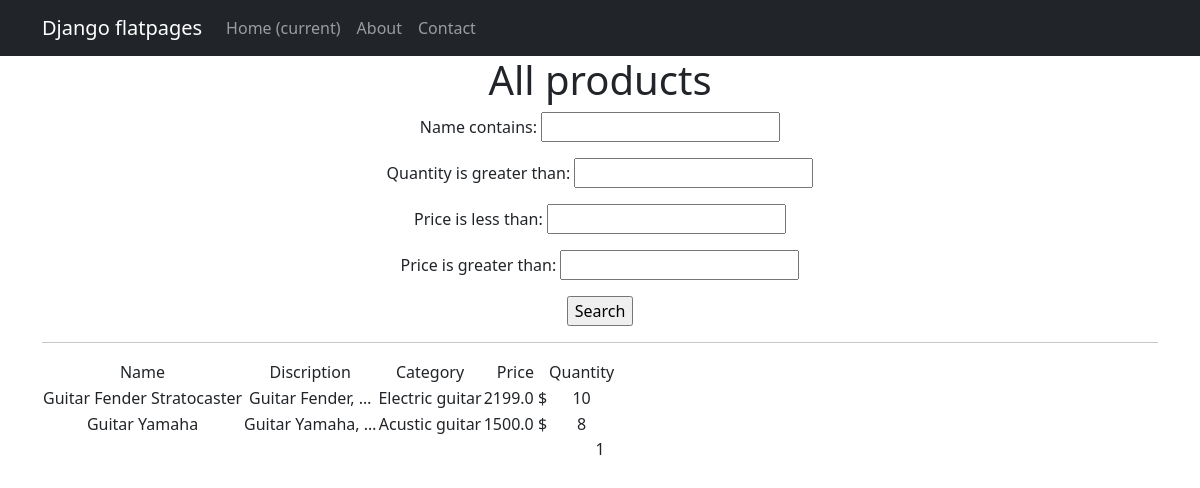
/products/, run on an earlier commit of the app's database.
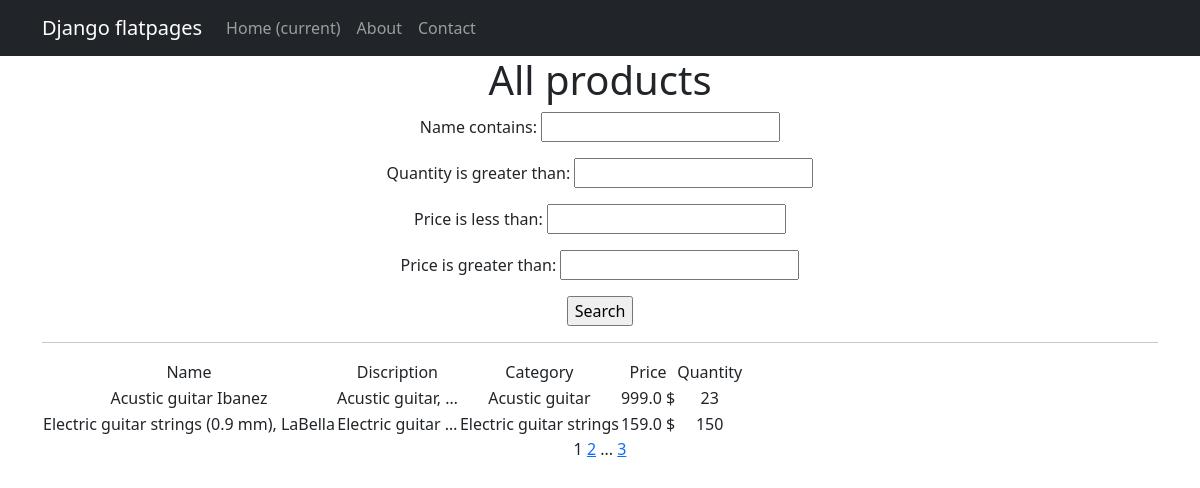
And on a later commit of the database.
### simpleapp/models.py (models this page shows, shortened)
class Product(models.Model):
    name = models.CharField(
        max_length=50,
        unique=True,
    )
    description = models.TextField()
    quantity = models.IntegerField(
        validators=[MinValueValidator(0)],
    )
    category = models.ForeignKey(
        to='Category',
        on_delete=models.CASCADE,
        related_name='products',
    )
    price = models.FloatField(
        validators=[MinValueValidator(0.0)],
    )

class Category(models.Model):
    name = models.CharField(max_length=100, unique=True)

### simpleapp/views.py (the view)
# urls.py: path('', ProductsList.as_view(), name='product_list'),
class ProductsList(ListView):
    model = Product
    ordering = 'name'
    template_name = 'products.html'
    context_object_name = 'products'
    paginate_by = 2
    def get_queryset(self):
        queryset = super().get_queryset()
        self.filterset = ProductFilter(self.request.GET, queryset)
        return self.filterset.qs
    def get_context_data(self, **kwargs):
        context = super().get_context_data(**kwargs)
        context['filterset'] = self.filterset
        return context

### simpleapp/templatetags/custom_filters.py (called while the page is built)
@register.filter()
def currency(value, code='rub'):
   postfix = CURRENCIES_SYMBOLS[code]
   return f'{value} {postfix}'

### simpleapp/templatetags/custom_tags.py (called while the page is built)
@register.simple_tag(takes_context=True)
def url_replace(context, **kwargs):
   d = context['request'].GET.copy()
   for k, v in kwargs.items():
       d[k] = v
   return d.urlencode()

### templates/products.html (shortened to what this page needs)
{% extends 'flatpages/default.html' %}
{% load custom_filters %}
{% load custom_tags %}
{% block content %}
   <h1>All products</h1>
   <form action="" method="get">
       {{ filterset.form.as_p }}
       <input type="submit" value="Search" />
   </form>
   <hr>
   {% if products %}
       <table>
           <tr>
               <td>Name</td>
               <td>Discription</td>
               <td>Category</td>
               <td>Price</td>
               <td>Quantity</td>
           </tr>
           {% for product in products %}
           <tr>
               <td>{{ product.name }}</td>
               <td>{{ product.description|truncatewords:2 }}</td>
               <td>{{ product.category.name }}</td>
               <td>{{ product.price|currency:"usd" }}</td>
               <td>{{ product.quantity }}</td>
           </tr>
           {% endfor %}
       </table>
   {% else %}
       <h2>Товаров нет!</h2>
   {% endif %}
   {{ page_obj.number }}
   {% if page_obj.has_next %}
       <a href="?{% url_replace page=page_obj.next_page_number %}">{{ page_obj.next_page_number }}</a>
       {% if paginator.num_pages != page_obj.next_page_number %}
           ...
           <a href="?{% url_replace page=page_obj.paginator.num_pages %}">{{ page_obj.paginator.num_pages }}</a>
       {% endif %}
   {% endif %}
{% endblock content %}

What changed in the data, as far as the page shows it:
no longer on this page (row unchanged): Product: name "Guitar Fender Stratocaster", description "Guitar Fender, …", category.name "Electric guitar", price "2199.0 $", quantity "10"
no longer on this page (row unchanged): Product: name "Guitar Yamaha", description "Guitar Yamaha, …", category.name "Acustic guitar", price "1500.0 $", quantity "8"
added Product: name "Acustic guitar Ibanez", description "Acustic guitar, …", category.name "Acustic guitar", price "999.0 $", quantity "23"
added Product: name "Electric guitar strings (0.9 mm), LaBella", description "Electric guitar …", category.name "Electric guitar strings", price "159.0 $", quantity "150"
Also different on the page:
{{ page_obj.next_page_number }}: (not shown) → "2"
{{ page_obj.paginator.num_pages }}: (not shown) → "3"
